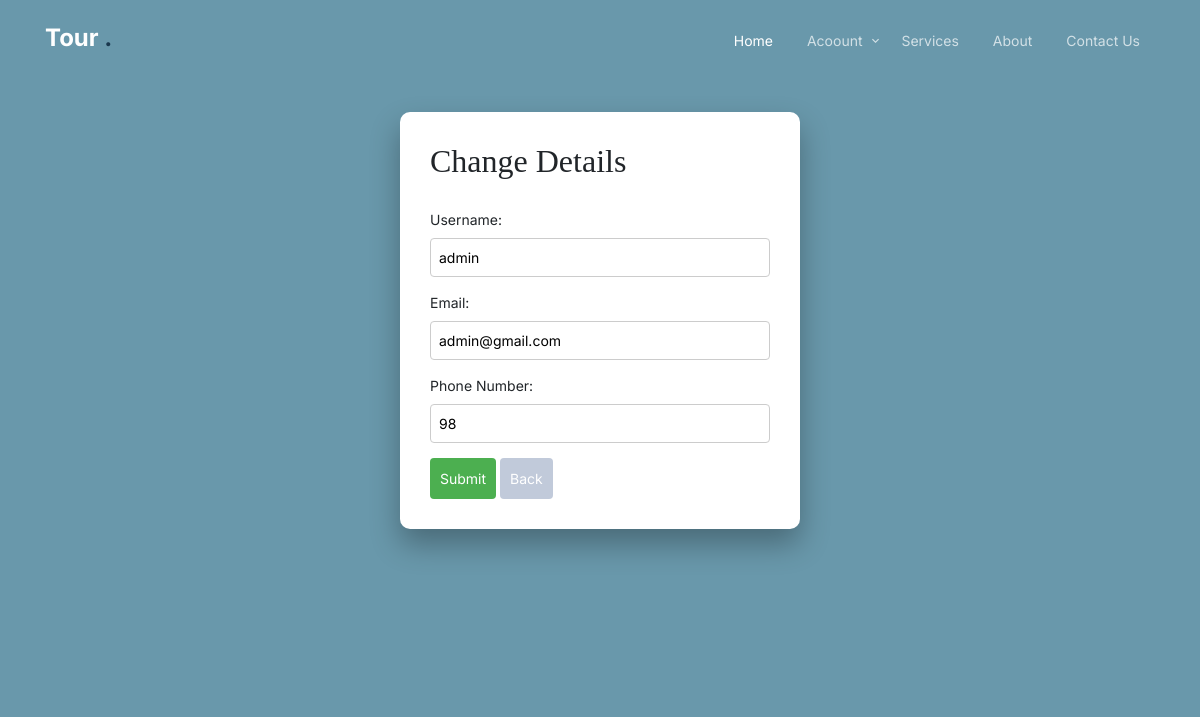
Before: /user/edit_user/ (signed in) with the older database file.
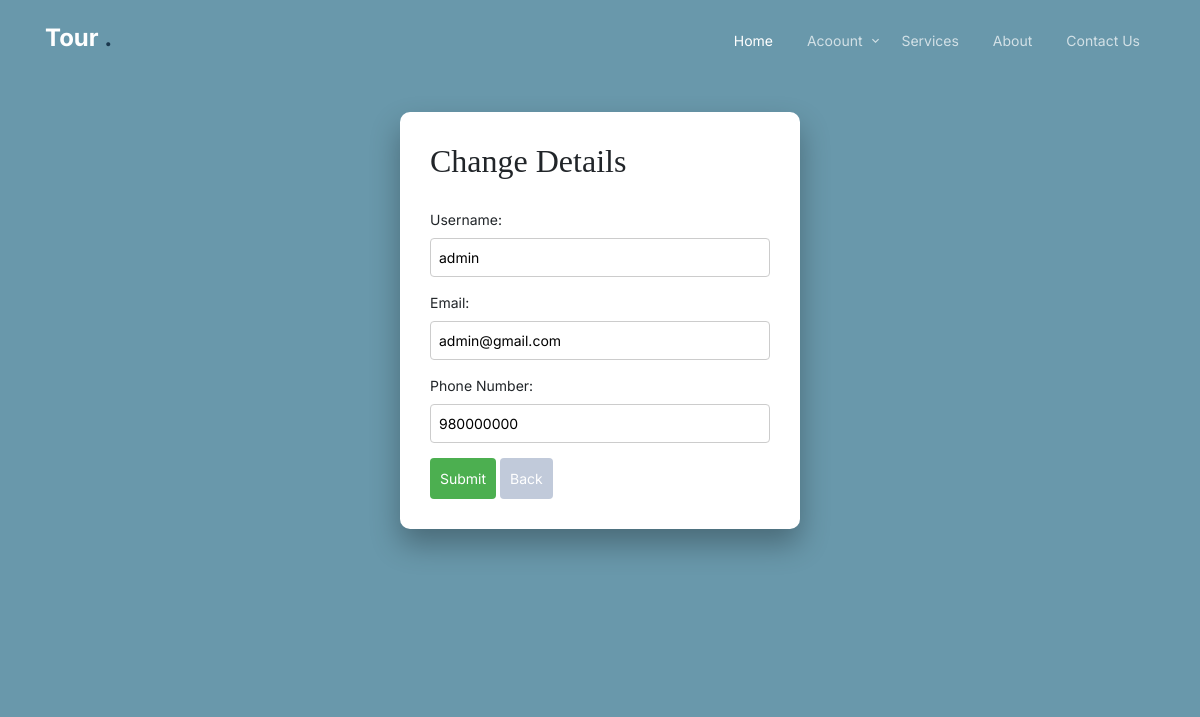
After: the same page with the newer database file.
### account/models.py (models this page shows, shortened)
class User(AbstractBaseUser, PermissionsMixin):
    email = models.EmailField(
        verbose_name="Email",
        max_length=255,
        unique=True,
    )
    tc = models.IntegerField(default=0)
    ph = models.CharField(max_length=20)
    username = models.CharField(max_length=200)
    is_active = models.BooleanField(default=False)
    is_admin = models.BooleanField(default=False)
    is_customer_user = models.BooleanField(default=False)
    is_merchant = models.BooleanField(default=False)
    is_staff_member = models.BooleanField(default=False)
    created_at = models.DateTimeField(auto_now_add=True)
    updated_at = models.DateTimeField(auto_now=True)
    objects = UserManager()
    USERNAME_FIELD = "email"
    REQUIRED_FIELDS = ['username', 'ph']
    '''def has_perm(self, perm, obj=None):
        "Does the user have a specific permission?"
        # Simplest possible answer: Yes, always
        return True'''
    '''def has_module_perms(self, app_label):
        "Does the user have permissions to view the app `app_label`?"
        # Simplest possible answer: Yes, always
        return True'''

### account/views.py (the view, shortened to what this page needs)
# urls.py: path('edit_user/',Edit_user.as_view(),name='edit_user'),
@method_decorator(login_required(login_url='Login'), name='dispatch')
class Edit_user(View):
    def get(self, request, *args, **kwargs):
        return render(request,'account/edit_user.html')

### templates/account/edit_user.html (shortened to what this page needs)
{% extends 'setup/base.html' %}
{% load static %}
{%block header %}
{% include "setup/nav.html" %}
{% endblock %}
{% block content %}
<div class="hero">
    <div class="container">
    <form id="signupForm" class="form" method="post">
        <h2>Change Details</h2>
        <br>
        <div class="input-group">
            <label for="email">Username:</label>
            <input type="text" id="email" type="Password" name="username" value="{{request.user.username}}" required>
        </div>
        <div class="input-group">
            <label for="email">Email:</label>
            <input type="email" id="email" type="Password" name="email" value="{{request.user.email}}" required>
        </div>
        <div class="input-group">
            <label for="email">Phone Number:</label>
            <input type="number" id="email" type="Password" name="ph" value="{{request.user.ph}}" required>
        </div>
        <button type="submit">Submit</button>
        <a href='{% url "user_details" %}'><button type="button">Back</button></a>
    </form>
  </div>
</div>
{% endblock %}

Changed rows visible on the page:
changed User "admin": ph "98" → "980000000"
